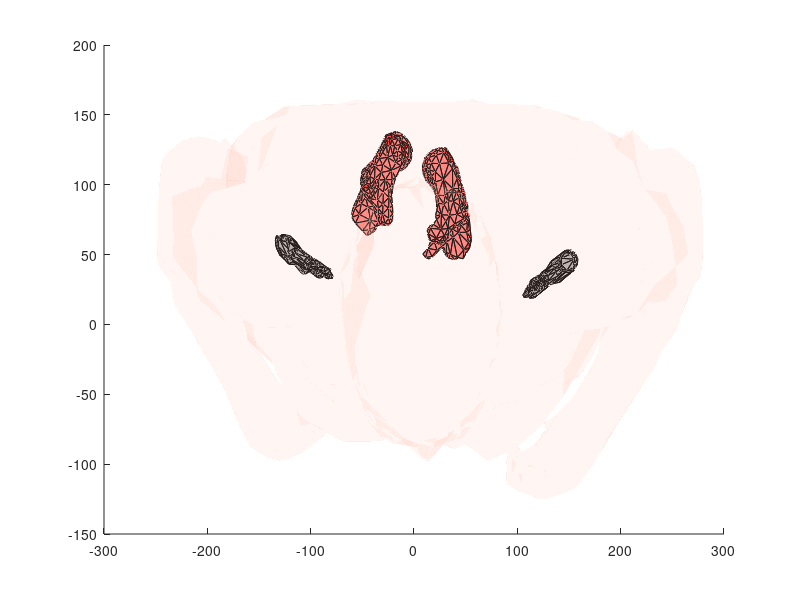

This chart was generated by the following MATLAB code: (Note: this script raises an error after producing the figure.)
clear all; clc; warning off; 
%   Full-body viewer (bones only) for the VHP model of 01/15/2015
%   Implant #2
%
%   Low-Frequency Electromagnetic Modeling for Electrical and Biological
%   Systems Using MATLAB, Sergey N. Makarov, Gregory M. Noetscher, and Ara
%   Nazarian, Wiley, New York, 2015, 1st ed.
%   Find edges (indexes) attached to every triangle (Nx3 array)

count = 0;
scrsz = get(0, 'ScreenSize');
a = figure('Position', [scrsz(4)/10 scrsz(4)/10 scrsz(3)/1.2 scrsz(4)/1.2]);

%%%%%%%%%%%%%%%%%%%%%%%%%%%%%%%%%%%%%%%%%%% 
load('implant_S_left.mat');
PP = P';
tt = t';
Xshape = reshape(PP(1, tt(1:3,:)),[3,size(tt,2)]);
Yshape = reshape(PP(2, tt(1:3,:)),[3,size(tt,2)]);
Zshape = reshape(PP(3, tt(1:3,:)),[3,size(tt,2)]);
patch(Xshape, Yshape, Zshape, [1 0.75 0.65], 'EdgeColor', 'k', 'FaceAlpha', 1.0,'FaceColor', [0.7 0.7 0.7]);
count = count + size(t,1);
%%%%%%%%%%%%%%%%%%%%%%%%%%%%%%%%%%%%%%%%%%%%%
load('implant_S_right');
PP = P';
tt = t';
Xshape = reshape(PP(1, tt(1:3,:)),[3,size(tt,2)]);
Yshape = reshape(PP(2, tt(1:3,:)),[3,size(tt,2)]);
Zshape = reshape(PP(3, tt(1:3,:)),[3,size(tt,2)]);
patch(Xshape, Yshape, Zshape, [1 0.75 0.65], 'EdgeColor', 'k', 'FaceAlpha', 1.0,'FaceColor', [0.7 0.7 0.7]);
count = count + size(t,1);
%%%%%%%%%%%%%%%%%%%%%%%%%%%%%%%%%%%%%%%%%%%%

%%%%%%%%%%%%%%%%%%%%%%%%%%%%%%%%%%%%%%%%%%% 
load('VHP_Calcaneous_left_M.mat');
PP = P';
tt = t';
Xshape = reshape(PP(1, tt(1:3,:)),[3,size(tt,2)]);
Yshape = reshape(PP(2, tt(1:3,:)),[3,size(tt,2)]);
Zshape = reshape(PP(3, tt(1:3,:)),[3,size(tt,2)]);
patch(Xshape, Yshape, Zshape, [1 0.75 0.65], 'EdgeColor', 'k', 'FaceAlpha', 0.5,'FaceColor', [1 0 0]);
count = count + size(t,1);
%%%%%%%%%%%%%%%%%%%%%%%%%%%%%%%%%%%%%%%%%%%%%
load('VHP_Calcaneous_right_M.mat');
PP = P';
tt = t';
Xshape = reshape(PP(1, tt(1:3,:)),[3,size(tt,2)]);
Yshape = reshape(PP(2, tt(1:3,:)),[3,size(tt,2)]);
Zshape = reshape(PP(3, tt(1:3,:)),[3,size(tt,2)]);
patch(Xshape, Yshape, Zshape, [1 0.75 0.65], 'EdgeColor', 'k', 'FaceAlpha', 0.5,'FaceColor', [1 0 0]);
count = count + size(t,1);
%%%%%%%%%%%%%%%%%%%%%%%%%%%%%%%%%%%%%%%%%%%%
load('VHP_Average_body.mat');
PP = P';
tt = t';
Xshape = reshape(PP(1, tt(1:3,:)),[3,size(tt,2)]);
Yshape = reshape(PP(2, tt(1:3,:)),[3,size(tt,2)]);
Zshape = reshape(PP(3, tt(1:3,:)),[3,size(tt,2)]);
patch(Xshape, Yshape, Zshape, [1 0.75 0.65], 'EdgeColor', 'none', 'FaceAlpha', 0.15,'FaceColor', [1 0.75 0.65]);
count = count + size(t,1);
%%%%%%%%%%%%%%%%%%%%%%%%%%%%%%%%%%%%%%%%%%%%%
load('VHP_Feet1Phalange_left_M.mat');
PP = P';
tt = t';
Xshape = reshape(PP(1, tt(1:3,:)),[3,size(tt,2)]);
Yshape = reshape(PP(2, tt(1:3,:)),[3,size(tt,2)]);
Zshape = reshape(PP(3, tt(1:3,:)),[3,size(tt,2)]);
patch(Xshape, Yshape, Zshape, [1 0.75 0.65], 'EdgeColor', 'k', 'FaceAlpha', 1,'FaceColor', [0.87 0.49 0]);
count = count + size(t,1);
%%%%%%%%%%%%%%%%%%%%%%%%%%%%%%%%%%%%%%%%%%%%%
load('VHP_Feet2Phalange_left_M.mat');
PP = P';
tt = t';
Xshape = reshape(PP(1, tt(1:3,:)),[3,size(tt,2)]);
Yshape = reshape(PP(2, tt(1:3,:)),[3,size(tt,2)]);
Zshape = reshape(PP(3, tt(1:3,:)),[3,size(tt,2)]);
patch(Xshape, Yshape, Zshape, [1 0.75 0.65], 'EdgeColor', 'k', 'FaceAlpha', 1,'FaceColor', [0.87 0.49 0]);
count = count + size(t,1);
%%%%%%%%%%%%%%%%%%%%%%%%%%%%%%%%%%%%%%%%%%%%%
load('VHP_Feet3Phalange_left_M.mat');
PP = P';
tt = t';
Xshape = reshape(PP(1, tt(1:3,:)),[3,size(tt,2)]);
Yshape = reshape(PP(2, tt(1:3,:)),[3,size(tt,2)]);
Zshape = reshape(PP(3, tt(1:3,:)),[3,size(tt,2)]);
patch(Xshape, Yshape, Zshape, [1 0.75 0.65], 'EdgeColor', 'k', 'FaceAlpha', 1,'FaceColor', [0.87 0.49 0]);
count = count + size(t,1);
%%%%%%%%%%%%%%%%%%%%%%%%%%%%%%%%%%%%%%%%%%%%%
load('VHP_Feet4Phalange_left_M.mat');
PP = P';
tt = t';
Xshape = reshape(PP(1, tt(1:3,:)),[3,size(tt,2)]);
Yshape = reshape(PP(2, tt(1:3,:)),[3,size(tt,2)]);
Zshape = reshape(PP(3, tt(1:3,:)),[3,size(tt,2)]);
patch(Xshape, Yshape, Zshape, [1 0.75 0.65], 'EdgeColor', 'k', 'FaceAlpha', 1,'FaceColor', [0.87 0.49 0]);
count = count + size(t,1);
%%%%%%%%%%%%%%%%%%%%%%%%%%%%%%%%%%%%%%%%%%%%%
load('VHP_Feet5Phalange_left_M.mat');
PP = P';
tt = t';
Xshape = reshape(PP(1, tt(1:3,:)),[3,size(tt,2)]);
Yshape = reshape(PP(2, tt(1:3,:)),[3,size(tt,2)]);
Zshape = reshape(PP(3, tt(1:3,:)),[3,size(tt,2)]);
patch(Xshape, Yshape, Zshape, [1 0.75 0.65], 'EdgeColor', 'k', 'FaceAlpha', 1,'FaceColor', [0.87 0.49 0]);
count = count + size(t,1);
%%%%%%%%%%%%%%%%%%%%%%%%%%%%%%%%%%%%%%%%%%%%%
load('VHP_Feet1Phalange_right_M.mat');
PP = P';
tt = t';
Xshape = reshape(PP(1, tt(1:3,:)),[3,size(tt,2)]);
Yshape = reshape(PP(2, tt(1:3,:)),[3,size(tt,2)]);
Zshape = reshape(PP(3, tt(1:3,:)),[3,size(tt,2)]);
patch(Xshape, Yshape, Zshape, [1 0.75 0.65], 'EdgeColor', 'k', 'FaceAlpha', 1,'FaceColor', [0.87 0.49 0]);
count = count + size(t,1);
%%%%%%%%%%%%%%%%%%%%%%%%%%%%%%%%%%%%%%%%%%%%%
load('VHP_Feet2Phalange_right_M.mat');
PP = P';
tt = t';
Xshape = reshape(PP(1, tt(1:3,:)),[3,size(tt,2)]);
Yshape = reshape(PP(2, tt(1:3,:)),[3,size(tt,2)]);
Zshape = reshape(PP(3, tt(1:3,:)),[3,size(tt,2)]);
patch(Xshape, Yshape, Zshape, [1 0.75 0.65], 'EdgeColor', 'k', 'FaceAlpha', 1,'FaceColor', [0.87 0.49 0]);
count = count + size(t,1);
%%%%%%%%%%%%%%%%%%%%%%%%%%%%%%%%%%%%%%%%%%%%%
load('VHP_Feet3Phalange_right_M.mat');
PP = P';
tt = t';
Xshape = reshape(PP(1, tt(1:3,:)),[3,size(tt,2)]);
Yshape = reshape(PP(2, tt(1:3,:)),[3,size(tt,2)]);
Zshape = reshape(PP(3, tt(1:3,:)),[3,size(tt,2)]);
patch(Xshape, Yshape, Zshape, [1 0.75 0.65], 'EdgeColor', 'k', 'FaceAlpha', 1,'FaceColor', [0.87 0.49 0]);
count = count + size(t,1);
%%%%%%%%%%%%%%%%%%%%%%%%%%%%%%%%%%%%%%%%%%%%%
load('VHP_Feet4Phalange_right_M.mat');
PP = P';
tt = t';
Xshape = reshape(PP(1, tt(1:3,:)),[3,size(tt,2)]);
Yshape = reshape(PP(2, tt(1:3,:)),[3,size(tt,2)]);
Zshape = reshape(PP(3, tt(1:3,:)),[3,size(tt,2)]);
patch(Xshape, Yshape, Zshape, [1 0.75 0.65], 'EdgeColor', 'k', 'FaceAlpha', 1,'FaceColor', [0.87 0.49 0]);
count = count + size(t,1);
%%%%%%%%%%%%%%%%%%%%%%%%%%%%%%%%%%%%%%%%%%%%%
load('VHP_Feet5Phalange_right_M.mat');
PP = P';
tt = t';
Xshape = reshape(PP(1, tt(1:3,:)),[3,size(tt,2)]);
Yshape = reshape(PP(2, tt(1:3,:)),[3,size(tt,2)]);
Zshape = reshape(PP(3, tt(1:3,:)),[3,size(tt,2)]);
patch(Xshape, Yshape, Zshape, [1 0.75 0.65], 'EdgeColor', 'k', 'FaceAlpha', 1,'FaceColor', [0.87 0.49 0]);
count = count + size(t,1);
%%%%%%%%%%%%%%%%%%%%%%%%%%%%%%%%%%%%%%%%%%%%%%%%
load('VHP_Femur_left_M.mat');
PP = P';
tt = t';
Xshape = reshape(PP(1, tt(1:3,:)),[3,size(tt,2)]);
Yshape = reshape(PP(2, tt(1:3,:)),[3,size(tt,2)]);
Zshape = reshape(PP(3, tt(1:3,:)),[3,size(tt,2)]);
patch(Xshape, Yshape, Zshape, [1 0.75 0.65], 'EdgeColor', 'none', 'FaceAlpha', 0.2,'FaceColor', [1 0 0]);
count = count + size(t,1);
%%%%%%%%%%%%%%%%%%%%%%%%%%%%%%%%%%%%%%%%%%%%%%%%
load('VHP_Femur_right_M.mat');
PP = P';
tt = t';
Xshape = reshape(PP(1, tt(1:3,:)),[3,size(tt,2)]);
Yshape = reshape(PP(2, tt(1:3,:)),[3,size(tt,2)]);
Zshape = reshape(PP(3, tt(1:3,:)),[3,size(tt,2)]);
patch(Xshape, Yshape, Zshape, [1 0.75 0.65], 'EdgeColor', 'none', 'FaceAlpha', 0.2,'FaceColor', [1 0 0]);
count = count + size(t,1);
%%%%%%%%%%%%%%%%%%%%%%%%%%%%%%%%%%%%%%
load('VHP_Fibula_left_M.mat');
PP = P';
tt = t';
Xshape = reshape(PP(1, tt(1:3,:)),[3,size(tt,2)]);
Yshape = reshape(PP(2, tt(1:3,:)),[3,size(tt,2)]);
Zshape = reshape(PP(3, tt(1:3,:)),[3,size(tt,2)]);
patch(Xshape, Yshape, Zshape, [1 0.75 0.65], 'EdgeColor', 'k', 'FaceAlpha', 1,'FaceColor', [1 0 0]);
count = count + size(t,1);
%%%%%%%%%%%%%%%%%%%%%%%%%%%%%%%%%%%%%%%%%
load('VHP_Fibula_right_M.mat');
PP = P';
tt = t';
Xshape = reshape(PP(1, tt(1:3,:)),[3,size(tt,2)]);
Yshape = reshape(PP(2, tt(1:3,:)),[3,size(tt,2)]);
Zshape = reshape(PP(3, tt(1:3,:)),[3,size(tt,2)]);
patch(Xshape, Yshape, Zshape, [1 0.75 0.65], 'EdgeColor', 'k', 'FaceAlpha', 1,'FaceColor', [1 0 0]);
count = count + size(t,1);
%%%%%%%%%%%%%%%%%%%%%%%%%%%%%%%%%%%%%%%%%%%%%
load('VHP_Hands1Phalange_left_M.mat');
PP = P';
tt = t';
Xshape = reshape(PP(1, tt(1:3,:)),[3,size(tt,2)]);
Yshape = reshape(PP(2, tt(1:3,:)),[3,size(tt,2)]);
Zshape = reshape(PP(3, tt(1:3,:)),[3,size(tt,2)]);
patch(Xshape, Yshape, Zshape, [1 0.75 0.65], 'EdgeColor', 'k', 'FaceAlpha', 1,'FaceColor', [0.87 0.49 0]);
count = count + size(t,1);
%%%%%%%%%%%%%%%%%%%%%%%%%%%%%%%%%%%%%%%%%%%%%
load('VHP_Hands2Phalange_left_M.mat');
PP = P';
tt = t';
Xshape = reshape(PP(1, tt(1:3,:)),[3,size(tt,2)]);
Yshape = reshape(PP(2, tt(1:3,:)),[3,size(tt,2)]);
Zshape = reshape(PP(3, tt(1:3,:)),[3,size(tt,2)]);
patch(Xshape, Yshape, Zshape, [1 0.75 0.65], 'EdgeColor', 'k', 'FaceAlpha', 1,'FaceColor', [0.87 0.49 0]);
count = count + size(t,1);
%%%%%%%%%%%%%%%%%%%%%%%%%%%%%%%%%%%%%%%%%%%%%
load('VHP_Hands3Phalange_left_M.mat');
PP = P';
tt = t';
Xshape = reshape(PP(1, tt(1:3,:)),[3,size(tt,2)]);
Yshape = reshape(PP(2, tt(1:3,:)),[3,size(tt,2)]);
Zshape = reshape(PP(3, tt(1:3,:)),[3,size(tt,2)]);
patch(Xshape, Yshape, Zshape, [1 0.75 0.65], 'EdgeColor', 'k', 'FaceAlpha', 1,'FaceColor', [0.87 0.49 0]);
count = count + size(t,1);
%%%%%%%%%%%%%%%%%%%%%%%%%%%%%%%%%%%%%%%%%%%%%
load('VHP_Hands4Phalange_left_M.mat');
PP = P';
tt = t';
Xshape = reshape(PP(1, tt(1:3,:)),[3,size(tt,2)]);
Yshape = reshape(PP(2, tt(1:3,:)),[3,size(tt,2)]);
Zshape = reshape(PP(3, tt(1:3,:)),[3,size(tt,2)]);
patch(Xshape, Yshape, Zshape, [1 0.75 0.65], 'EdgeColor', 'k', 'FaceAlpha', 1,'FaceColor', [0.87 0.49 0]);
count = count + size(t,1);
%%%%%%%%%%%%%%%%%%%%%%%%%%%%%%%%%%%%%%%%%%%%%
load('VHP_Hands5Phalange_left_M.mat');
PP = P';
tt = t';
Xshape = reshape(PP(1, tt(1:3,:)),[3,size(tt,2)]);
Yshape = reshape(PP(2, tt(1:3,:)),[3,size(tt,2)]);
Zshape = reshape(PP(3, tt(1:3,:)),[3,size(tt,2)]);
patch(Xshape, Yshape, Zshape, [1 0.75 0.65], 'EdgeColor', 'k', 'FaceAlpha', 1,'FaceColor', [0.87 0.49 0]);
count = count + size(t,1);
%%%%%%%%%%%%%%%%%%%%%%%%%%%%%%%%%%%%%%%%%%%%%
load('VHP_Hands1Phalange_right_M.mat');
PP = P';
tt = t';
Xshape = reshape(PP(1, tt(1:3,:)),[3,size(tt,2)]);
Yshape = reshape(PP(2, tt(1:3,:)),[3,size(tt,2)]);
Zshape = reshape(PP(3, tt(1:3,:)),[3,size(tt,2)]);
patch(Xshape, Yshape, Zshape, [1 0.75 0.65], 'EdgeColor', 'k', 'FaceAlpha', 1,'FaceColor', [0.87 0.49 0]);
count = count + size(t,1);
%%%%%%%%%%%%%%%%%%%%%%%%%%%%%%%%%%%%%%%%%%%%%
load('VHP_Hands2Phalange_right_M.mat');
PP = P';
tt = t';
Xshape = reshape(PP(1, tt(1:3,:)),[3,size(tt,2)]);
Yshape = reshape(PP(2, tt(1:3,:)),[3,size(tt,2)]);
Zshape = reshape(PP(3, tt(1:3,:)),[3,size(tt,2)]);
patch(Xshape, Yshape, Zshape, [1 0.75 0.65], 'EdgeColor', 'k', 'FaceAlpha', 1,'FaceColor', [0.87 0.49 0]);
count = count + size(t,1);
%%%%%%%%%%%%%%%%%%%%%%%%%%%%%%%%%%%%%%%%%%%%%
load('VHP_Hands3Phalange_right_M.mat');
PP = P';
tt = t';
Xshape = reshape(PP(1, tt(1:3,:)),[3,size(tt,2)]);
Yshape = reshape(PP(2, tt(1:3,:)),[3,size(tt,2)]);
Zshape = reshape(PP(3, tt(1:3,:)),[3,size(tt,2)]);
patch(Xshape, Yshape, Zshape, [1 0.75 0.65], 'EdgeColor', 'k', 'FaceAlpha', 1,'FaceColor', [0.87 0.49 0]);
count = count + size(t,1);
%%%%%%%%%%%%%%%%%%%%%%%%%%%%%%%%%%%%%%%%%%%%%
load('VHP_Hands4Phalange_right_M.mat');
PP = P';
tt = t';
Xshape = reshape(PP(1, tt(1:3,:)),[3,size(tt,2)]);
Yshape = reshape(PP(2, tt(1:3,:)),[3,size(tt,2)]);
Zshape = reshape(PP(3, tt(1:3,:)),[3,size(tt,2)]);
patch(Xshape, Yshape, Zshape, [1 0.75 0.65], 'EdgeColor', 'k', 'FaceAlpha', 1,'FaceColor', [0.87 0.49 0]);
count = count + size(t,1);
%%%%%%%%%%%%%%%%%%%%%%%%%%%%%%%%%%%%%%%%%%%%%
load('VHP_Hands5Phalange_right_M.mat');
PP = P';
tt = t';
Xshape = reshape(PP(1, tt(1:3,:)),[3,size(tt,2)]);
Yshape = reshape(PP(2, tt(1:3,:)),[3,size(tt,2)]);
Zshape = reshape(PP(3, tt(1:3,:)),[3,size(tt,2)]);
patch(Xshape, Yshape, Zshape, [1 0.75 0.65], 'EdgeColor', 'k', 'FaceAlpha', 1,'FaceColor', [0.87 0.49 0]);
count = count + size(t,1);
%%%%%%%%%%%%%%%%%%%%%%%%%%%%%%%%%%%%%%%%%%%%%%%%
load('VHP_Humerus_left_M.mat');
PP = P';
tt = t';
Xshape = reshape(PP(1, tt(1:3,:)),[3,size(tt,2)]);
Yshape = reshape(PP(2, tt(1:3,:)),[3,size(tt,2)]);
Zshape = reshape(PP(3, tt(1:3,:)),[3,size(tt,2)]);
patch(Xshape, Yshape, Zshape, [1 0.75 0.65], 'EdgeColor', 'k', 'FaceAlpha', 1,'FaceColor', [1 0 0]);
count = count + size(t,1);
%%%%%%%%%%%%%%%%%%%%%%%%%%%%%%%%%%%%%%%%%%%%%%%%
load('VHP_Humerus_right_M.mat');
PP = P';
tt = t';
Xshape = reshape(PP(1, tt(1:3,:)),[3,size(tt,2)]);
Yshape = reshape(PP(2, tt(1:3,:)),[3,size(tt,2)]);
Zshape = reshape(PP(3, tt(1:3,:)),[3,size(tt,2)]);
patch(Xshape, Yshape, Zshape, [1 0.75 0.65], 'EdgeColor', 'k', 'FaceAlpha', 1,'FaceColor', [1 0 0]);
count = count + size(t,1);
%%%%%%%%%%%%%%%%%%%%%%%%%%%%%%%%%%%%%%%%%%%%%%%%
load('VHP_Jaw_M.mat');
PP = P';
tt = t';
Xshape = reshape(PP(1, tt(1:3,:)),[3,size(tt,2)]);
Yshape = reshape(PP(2, tt(1:3,:)),[3,size(tt,2)]);
Zshape = reshape(PP(3, tt(1:3,:)),[3,size(tt,2)]);
patch(Xshape, Yshape, Zshape, [1 0.75 0.65], 'EdgeColor', 'k', 'FaceAlpha', 1,'FaceColor', [0.87 0.49 0]);
count = count + size(t,1);
%%%%%%%%%%%%%%%%%%%%%%%%%%%%%%%%%%%%%%%%%%%%%%%% 
load('VHP_Navicular_left_M.mat');
PP = P';
tt = t';
Xshape = reshape(PP(1, tt(1:3,:)),[3,size(tt,2)]);
Yshape = reshape(PP(2, tt(1:3,:)),[3,size(tt,2)]);
Zshape = reshape(PP(3, tt(1:3,:)),[3,size(tt,2)]);
patch(Xshape, Yshape, Zshape, [1 0.75 0.65], 'EdgeColor', 'k', 'FaceAlpha', 1.0,'FaceColor', [0.87 0.49 0]);
count = count + size(t,1);
%%%%%%%%%%%%%%%%%%%%%%%%%%%%%%%%%%%%%%%%%%%%%%%%
load('VHP_Navicular_right_M.mat');
PP = P';
tt = t';
Xshape = reshape(PP(1, tt(1:3,:)),[3,size(tt,2)]);
Yshape = reshape(PP(2, tt(1:3,:)),[3,size(tt,2)]);
Zshape = reshape(PP(3, tt(1:3,:)),[3,size(tt,2)]);
patch(Xshape, Yshape, Zshape, [1 0.75 0.65], 'EdgeColor', 'k', 'FaceAlpha', 1.0,'FaceColor', [0.87 0.49 0]);
count = count + size(t,1);
%%%%%%%%%%%%%%%%%%%%%%%%%%%%%%%%%%
load('VHP_Patella_left_M.mat');
PP = P';
tt = t';
Xshape = reshape(PP(1, tt(1:3,:)),[3,size(tt,2)]);
Yshape = reshape(PP(2, tt(1:3,:)),[3,size(tt,2)]);
Zshape = reshape(PP(3, tt(1:3,:)),[3,size(tt,2)]);
patch(Xshape, Yshape, Zshape, [1 0.75 0.65], 'EdgeColor', 'k', 'FaceAlpha', 1,'FaceColor', [0.87 0.49 0]);
count = count + size(t,1);
%%%%%%%%%%%%%%%%%%%%%%%%%%%%%%%%%%%
load('VHP_Patella_right_M.mat');
PP = P';
tt = t';
Xshape = reshape(PP(1, tt(1:3,:)),[3,size(tt,2)]);
Yshape = reshape(PP(2, tt(1:3,:)),[3,size(tt,2)]);
Zshape = reshape(PP(3, tt(1:3,:)),[3,size(tt,2)]);
patch(Xshape, Yshape, Zshape, [1 0.75 0.65], 'EdgeColor', 'k', 'FaceAlpha', 1,'FaceColor', [0.87 0.49 0]);
count = count + size(t,1);
%%%%%%%%%%%%%%%%%%%%%%%%%%%%%%%%%%%%%%%%%%%%%%%%
load('VHP_Pelvic_Girdle_M.mat');   % for pelvic girdle
PP = P';
tt = t';
Xshape = reshape(PP(1, tt(1:3,:)),[3,size(tt,2)]);
Yshape = reshape(PP(2, tt(1:3,:)),[3,size(tt,2)]);
Zshape = reshape(PP(3, tt(1:3,:)),[3,size(tt,2)]);
patch(Xshape, Yshape, Zshape, [1 0.75 0.65], 'EdgeColor', 'k', 'FaceAlpha', 0.8,'FaceColor', [1 0 0]);
count = count + size(t,1);
%%%%%%%%%%%%%%%%%%%%%%%%%%%%%%%%%%%%%%%%%%%%%%%%
load('VHP_Ribs_left11_M.mat');
PP = P';
tt = t';
Xshape = reshape(PP(1, tt(1:3,:)),[3,size(tt,2)]);
Yshape = reshape(PP(2, tt(1:3,:)),[3,size(tt,2)]);
Zshape = reshape(PP(3, tt(1:3,:)),[3,size(tt,2)]);
patch(Xshape, Yshape, Zshape, [1 0.75 0.65], 'EdgeColor', 'k', 'FaceAlpha', 1,'FaceColor', [0.87 0.49 0]);
count = count + size(t,1);
%%%%%%%%%%%%%%%%%%%%%%%%%%%%%%%%%%%%%%%%%%%%%%%%
load('VHP_Ribs_left12_M.mat');
PP = P';
tt = t';
Xshape = reshape(PP(1, tt(1:3,:)),[3,size(tt,2)]);
Yshape = reshape(PP(2, tt(1:3,:)),[3,size(tt,2)]);
Zshape = reshape(PP(3, tt(1:3,:)),[3,size(tt,2)]);
patch(Xshape, Yshape, Zshape, [1 0.75 0.65], 'EdgeColor', 'k', 'FaceAlpha', 1,'FaceColor', [0.87 0.49 0]);
count = count + size(t,1);
%%%%%%%%%%%%%%%%%%%%%%%%%%%%%%%%%%%%%%%%%%%%%%%%
load('VHP_Ribs_right10_M.mat');
PP = P';
tt = t';
Xshape = reshape(PP(1, tt(1:3,:)),[3,size(tt,2)]);
Yshape = reshape(PP(2, tt(1:3,:)),[3,size(tt,2)]);
Zshape = reshape(PP(3, tt(1:3,:)),[3,size(tt,2)]);
patch(Xshape, Yshape, Zshape, [1 0.75 0.65], 'EdgeColor', 'k', 'FaceAlpha', 1,'FaceColor', [0.87 0.49 0]);
count = count + size(t,1);
%%%%%%%%%%%%%%%%%%%%%%%%%%%%%%%%%%%%%%%%%%%%%%%%
load('VHP_Ribs_right11_M.mat');
PP = P';
tt = t';
Xshape = reshape(PP(1, tt(1:3,:)),[3,size(tt,2)]);
Yshape = reshape(PP(2, tt(1:3,:)),[3,size(tt,2)]);
Zshape = reshape(PP(3, tt(1:3,:)),[3,size(tt,2)]);
patch(Xshape, Yshape, Zshape, [1 0.75 0.65], 'EdgeColor', 'k', 'FaceAlpha', 1,'FaceColor', [0.87 0.49 0]);
count = count + size(t,1);
%%%%%%%%%%%%%%%%%%%%%%%%%%%%%%%%%%%%%%%%%%%%%%%%
load('VHP_Ribs_right12_M.mat');
PP = P';
tt = t';
Xshape = reshape(PP(1, tt(1:3,:)),[3,size(tt,2)]);
Yshape = reshape(PP(2, tt(1:3,:)),[3,size(tt,2)]);
Zshape = reshape(PP(3, tt(1:3,:)),[3,size(tt,2)]);
patch(Xshape, Yshape, Zshape, [1 0.75 0.65], 'EdgeColor', 'k', 'FaceAlpha', 1,'FaceColor', [0.87 0.49 0]);
count = count + size(t,1);
%%%%%%%%%%%%%%%%%%%%%%%%%%%%%%%%%%%%%%%%%%%%%%%%
load('VHP_Ribs_Cartilage_M.mat');
PP = P';
tt = t';
Xshape = reshape(PP(1, tt(1:3,:)),[3,size(tt,2)]);
Yshape = reshape(PP(2, tt(1:3,:)),[3,size(tt,2)]);
Zshape = reshape(PP(3, tt(1:3,:)),[3,size(tt,2)]);
patch(Xshape, Yshape, Zshape, [1 0.75 0.65], 'EdgeColor', 'k', 'FaceAlpha', 1,'FaceColor', [0.87 0.49 0]);
count = count + size(t,1);
%%%%%%%%%%%%%%%%%%%%%%%%%%%%%%%%%%%%%%%%%%%%%%%%
load('VHP_Scapula_left_M.mat');
PP = P';
tt = t';
Xshape = reshape(PP(1, tt(1:3,:)),[3,size(tt,2)]);
Yshape = reshape(PP(2, tt(1:3,:)),[3,size(tt,2)]);
Zshape = reshape(PP(3, tt(1:3,:)),[3,size(tt,2)]);
patch(Xshape, Yshape, Zshape, [1 0.75 0.65], 'EdgeColor', 'k', 'FaceAlpha', 1,'FaceColor', [1 0 0]);
count = count + size(t,1);
%%%%%%%%%%%%%%%%%%%%%%%%%%%%%%%%%%%%%%%%%%%%%%%%
load('VHP_Scapula_right_M.mat');
PP = P';
tt = t';
Xshape = reshape(PP(1, tt(1:3,:)),[3,size(tt,2)]);
Yshape = reshape(PP(2, tt(1:3,:)),[3,size(tt,2)]);
Zshape = reshape(PP(3, tt(1:3,:)),[3,size(tt,2)]);
patch(Xshape, Yshape, Zshape, [1 0.75 0.65], 'EdgeColor', 'k', 'FaceAlpha', 1,'FaceColor', [1 0 0]);
count = count + size(t,1);
%%%%%%%%%%%%%%%%%%%%%%%%%%%%%%%%%%%%%%%%%%%%%%%
load('VHP_Skin.mat');
PP = P';
tt = t';
Xshape = reshape(PP(1, tt(1:3,:)),[3,size(tt,2)]);
Yshape = reshape(PP(2, tt(1:3,:)),[3,size(tt,2)]);
Zshape = reshape(PP(3, tt(1:3,:)),[3,size(tt,2)]);
patch(Xshape, Yshape, Zshape, [1 0.75 0.65], 'EdgeColor', 'none', 'FaceAlpha', 0.15,'FaceColor', [1 0.75 0.65]);
count = count + size(t,1);
%%%%%%%%%%%%%%%%%%%%%%%%%%%%%%%%%%%%%%%%%%%%%
load('VHP_Skull.mat');
PP = P';
tt = t';
Xshape = reshape(PP(1, tt(1:3,:)),[3,size(tt,2)]);
Yshape = reshape(PP(2, tt(1:3,:)),[3,size(tt,2)]);
Zshape = reshape(PP(3, tt(1:3,:)),[3,size(tt,2)]);
patch(Xshape, Yshape, Zshape, [1 0.75 0.65], 'EdgeColor', 'k', 'FaceAlpha', 1.0,'FaceColor', 'r');
count = count + size(t,1);
%%%%%%%%%%%%%%%%%%%%%%%%%%%%%%%%%%%%%%%%%%%%%%%%
load('VHP_Spine_M.mat');
PP = P';
tt = t';
Xshape = reshape(PP(1, tt(1:3,:)),[3,size(tt,2)]);
Yshape = reshape(PP(2, tt(1:3,:)),[3,size(tt,2)]);
Zshape = reshape(PP(3, tt(1:3,:)),[3,size(tt,2)]);
patch(Xshape, Yshape, Zshape, [1 0.75 0.65], 'EdgeColor', 'k', 'FaceAlpha', 1,'FaceColor', [1 0 0]);
count = count + size(t,1);
%%%%%%%%%%%%%%%%%%%%%%%%%%%%%%%%%%%%%%%%%%%%%%%% 
load('VHP_Talus_left_M.mat');
PP = P';
tt = t';
Xshape = reshape(PP(1, tt(1:3,:)),[3,size(tt,2)]);
Yshape = reshape(PP(2, tt(1:3,:)),[3,size(tt,2)]);
Zshape = reshape(PP(3, tt(1:3,:)),[3,size(tt,2)]);
patch(Xshape, Yshape, Zshape, [1 0.75 0.65], 'EdgeColor', 'k', 'FaceAlpha', 1,'FaceColor', [0.87 0.49 0]);
count = count + size(t,1);
%%%%%%%%%%%%%%%%%%%%%%%%%%%%%%%%%%%%%%%%%%%%%%%%
load('VHP_Talus_right_M.mat');
PP = P';
tt = t';
Xshape = reshape(PP(1, tt(1:3,:)),[3,size(tt,2)]);
Yshape = reshape(PP(2, tt(1:3,:)),[3,size(tt,2)]);
Zshape = reshape(PP(3, tt(1:3,:)),[3,size(tt,2)]);
patch(Xshape, Yshape, Zshape, [1 0.75 0.65], 'EdgeColor', 'k', 'FaceAlpha', 1,'FaceColor', [0.87 0.49 0]);
count = count + size(t,1);
%%%%%%%%%%%%%%%%%%%%%%%%%%%%%%%%%%%%%%%%%%%%%%%%
load('VHP_Teeth_lower17_M.mat');
PP = P';
tt = t';
Xshape = reshape(PP(1, tt(1:3,:)),[3,size(tt,2)]);
Yshape = reshape(PP(2, tt(1:3,:)),[3,size(tt,2)]);
Zshape = reshape(PP(3, tt(1:3,:)),[3,size(tt,2)]);
patch(Xshape, Yshape, Zshape, [1 0.75 0.65], 'EdgeColor', 'k', 'FaceAlpha', 1,'FaceColor', [1 0 0]);
count = count + size(t,1);
%%%%%%%%%%%%%%%%%%%%%%%%%%%%%%%%%%%%%%%%%%%%%%%%
load('VHP_Teeth_lower18_M.mat');
PP = P';
tt = t';
Xshape = reshape(PP(1, tt(1:3,:)),[3,size(tt,2)]);
Yshape = reshape(PP(2, tt(1:3,:)),[3,size(tt,2)]);
Zshape = reshape(PP(3, tt(1:3,:)),[3,size(tt,2)]);
patch(Xshape, Yshape, Zshape, [1 0.75 0.65], 'EdgeColor', 'k', 'FaceAlpha', 1,'FaceColor', [1 0 0]);
count = count + size(t,1);
%%%%%%%%%%%%%%%%%%%%%%%%%%%%%%%%%%%%%%%%%%%%%%%%
load('VHP_Teeth_lower19_M.mat');
PP = P';
tt = t';
Xshape = reshape(PP(1, tt(1:3,:)),[3,size(tt,2)]);
Yshape = reshape(PP(2, tt(1:3,:)),[3,size(tt,2)]);
Zshape = reshape(PP(3, tt(1:3,:)),[3,size(tt,2)]);
patch(Xshape, Yshape, Zshape, [1 0.75 0.65], 'EdgeColor', 'k', 'FaceAlpha', 1,'FaceColor', [1 0 0]);
count = count + size(t,1);
%%%%%%%%%%%%%%%%%%%%%%%%%%%%%%%%%%%%%%%%%%%%%%%%
load('VHP_Teeth_lower28_M.mat');
PP = P';
tt = t';
Xshape = reshape(PP(1, tt(1:3,:)),[3,size(tt,2)]);
Yshape = reshape(PP(2, tt(1:3,:)),[3,size(tt,2)]);
Zshape = reshape(PP(3, tt(1:3,:)),[3,size(tt,2)]);
patch(Xshape, Yshape, Zshape, [1 0.75 0.65], 'EdgeColor', 'k', 'FaceAlpha', 1,'FaceColor', [1 0 0]);
count = count + size(t,1);
%%%%%%%%%%%%%%%%%%%%%%%%%%%%%%%%%%%%%%%%%%%%%%%%
load('VHP_Teeth_lower29_M.mat');
PP = P';
tt = t';
Xshape = reshape(PP(1, tt(1:3,:)),[3,size(tt,2)]);
Yshape = reshape(PP(2, tt(1:3,:)),[3,size(tt,2)]);
Zshape = reshape(PP(3, tt(1:3,:)),[3,size(tt,2)]);
patch(Xshape, Yshape, Zshape, [1 0.75 0.65], 'EdgeColor', 'k', 'FaceAlpha', 1,'FaceColor', [1 0 0]);
count = count + size(t,1);
%%%%%%%%%%%%%%%%%%%%%%%%%%%%%%%%%%%%%%%%%%%%%%%%
load('VHP_Teeth_lower30_M.mat');
PP = P';
tt = t';
Xshape = reshape(PP(1, tt(1:3,:)),[3,size(tt,2)]);
Yshape = reshape(PP(2, tt(1:3,:)),[3,size(tt,2)]);
Zshape = reshape(PP(3, tt(1:3,:)),[3,size(tt,2)]);
patch(Xshape, Yshape, Zshape, [1 0.75 0.65], 'EdgeColor', 'k', 'FaceAlpha', 1,'FaceColor', [1 0 0]);
count = count + size(t,1);
%%%%%%%%%%%%%%%%%%%%%%%%%%%%%%%%%%%%%%%%%%%%%%%%
load('VHP_Teeth_lower31_M.mat');
PP = P';
tt = t';
Xshape = reshape(PP(1, tt(1:3,:)),[3,size(tt,2)]);
Yshape = reshape(PP(2, tt(1:3,:)),[3,size(tt,2)]);
Zshape = reshape(PP(3, tt(1:3,:)),[3,size(tt,2)]);
patch(Xshape, Yshape, Zshape, [1 0.75 0.65], 'EdgeColor', 'k', 'FaceAlpha', 1,'FaceColor', [1 0 0]);
count = count + size(t,1);
%%%%%%%%%%%%%%%%%%%%%%%%%%%%%%%%%%%%%%%%%%%%%%%%
load('VHP_Teeth_upper11_M.mat');
PP = P';
tt = t';
Xshape = reshape(PP(1, tt(1:3,:)),[3,size(tt,2)]);
Yshape = reshape(PP(2, tt(1:3,:)),[3,size(tt,2)]);
Zshape = reshape(PP(3, tt(1:3,:)),[3,size(tt,2)]);
patch(Xshape, Yshape, Zshape, [1 0.75 0.65], 'EdgeColor', 'k', 'FaceAlpha', 1,'FaceColor', [1 0 0]);
count = count + size(t,1);
%%%%%%%%%%%%%%%%%%%%%%%%%%%%%%%%%%%%%%%%%%%%%%%%
load('VHP_Teeth_upper11_M.mat');
PP = P';
tt = t';
Xshape = reshape(PP(1, tt(1:3,:)),[3,size(tt,2)]);
Yshape = reshape(PP(2, tt(1:3,:)),[3,size(tt,2)]);
Zshape = reshape(PP(3, tt(1:3,:)),[3,size(tt,2)]);
patch(Xshape, Yshape, Zshape, [1 0.75 0.65], 'EdgeColor', 'k', 'FaceAlpha', 1,'FaceColor', [1 0 0]);
count = count + size(t,1);
%%%%%%%%%%%%%%%%%%%%%%%%%%%%%%%%%%%%%%%%%%%%%%%%
load('VHP_Teeth_upper12_M.mat');
PP = P';
tt = t';
Xshape = reshape(PP(1, tt(1:3,:)),[3,size(tt,2)]);
Yshape = reshape(PP(2, tt(1:3,:)),[3,size(tt,2)]);
Zshape = reshape(PP(3, tt(1:3,:)),[3,size(tt,2)]);
patch(Xshape, Yshape, Zshape, [1 0.75 0.65], 'EdgeColor', 'k', 'FaceAlpha', 1,'FaceColor', [1 0 0]);
count = count + size(t,1);
%%%%%%%%%%%%%%%%%%%%%%%%%%%%%%%%%%%%%%%%%%%%%%%%
load('VHP_Teeth_upper13_M.mat');
PP = P';
tt = t';
Xshape = reshape(PP(1, tt(1:3,:)),[3,size(tt,2)]);
Yshape = reshape(PP(2, tt(1:3,:)),[3,size(tt,2)]);
Zshape = reshape(PP(3, tt(1:3,:)),[3,size(tt,2)]);
patch(Xshape, Yshape, Zshape, [1 0.75 0.65], 'EdgeColor', 'k', 'FaceAlpha', 1,'FaceColor', [1 0 0]);
count = count + size(t,1);
%%%%%%%%%%%%%%%%%%%%%%%%%%%%%%%%%%%%%%%%%%%%%%%%
load('VHP_Teeth_upper14_M.mat');
PP = P';
tt = t';
Xshape = reshape(PP(1, tt(1:3,:)),[3,size(tt,2)]);
Yshape = reshape(PP(2, tt(1:3,:)),[3,size(tt,2)]);
Zshape = reshape(PP(3, tt(1:3,:)),[3,size(tt,2)]);
patch(Xshape, Yshape, Zshape, [1 0.75 0.65], 'EdgeColor', 'k', 'FaceAlpha', 1,'FaceColor', [1 0 0]);
count = count + size(t,1);
%%%%%%%%%%%%%%%%%%%%%%%%%%%%%%%%%%%%%%%%%%%%%%%%
load('VHP_Teeth_upper15_M.mat');
PP = P';
tt = t';
Xshape = reshape(PP(1, tt(1:3,:)),[3,size(tt,2)]);
Yshape = reshape(PP(2, tt(1:3,:)),[3,size(tt,2)]);
Zshape = reshape(PP(3, tt(1:3,:)),[3,size(tt,2)]);
patch(Xshape, Yshape, Zshape, [1 0.75 0.65], 'EdgeColor', 'k', 'FaceAlpha', 1,'FaceColor', [1 0 0]);
count = count + size(t,1);
%%%%%%%%%%%%%%%%%%%%%%%%%%%%%%%%%%%%%%%%%%%%%%%%
load('VHP_Teeth_upper16_M.mat');
PP = P';
tt = t';
Xshape = reshape(PP(1, tt(1:3,:)),[3,size(tt,2)]);
Yshape = reshape(PP(2, tt(1:3,:)),[3,size(tt,2)]);
Zshape = reshape(PP(3, tt(1:3,:)),[3,size(tt,2)]);
patch(Xshape, Yshape, Zshape, [1 0.75 0.65], 'EdgeColor', 'k', 'FaceAlpha', 1,'FaceColor', [1 0 0]);
count = count + size(t,1);
%%%%%%%%%%%%%%%%%%%%%%%%%%%%%%%%%%%%%%%%%%%%%%%%
load('VHP_Teeth_upper2_M.mat');
PP = P';
tt = t';
Xshape = reshape(PP(1, tt(1:3,:)),[3,size(tt,2)]);
Yshape = reshape(PP(2, tt(1:3,:)),[3,size(tt,2)]);
Zshape = reshape(PP(3, tt(1:3,:)),[3,size(tt,2)]);
patch(Xshape, Yshape, Zshape, [1 0.75 0.65], 'EdgeColor', 'k', 'FaceAlpha', 1,'FaceColor', [1 0 0]);
count = count + size(t,1);
%%%%%%%%%%%%%%%%%%%%%%%%%%%%%%%%%%%%%%%%%%%%%%%%
load('VHP_Teeth_upper3_M.mat');
PP = P';
tt = t';
Xshape = reshape(PP(1, tt(1:3,:)),[3,size(tt,2)]);
Yshape = reshape(PP(2, tt(1:3,:)),[3,size(tt,2)]);
Zshape = reshape(PP(3, tt(1:3,:)),[3,size(tt,2)]);
patch(Xshape, Yshape, Zshape, [1 0.75 0.65], 'EdgeColor', 'k', 'FaceAlpha', 1,'FaceColor', [1 0 0]);
count = count + size(t,1);
%%%%%%%%%%%%%%%%%%%%%%%%%%%%%%%%%%%%%%%%%%%%%%%%
load('VHP_Teeth_upper4_M.mat');
PP = P';
tt = t';
Xshape = reshape(PP(1, tt(1:3,:)),[3,size(tt,2)]);
Yshape = reshape(PP(2, tt(1:3,:)),[3,size(tt,2)]);
Zshape = reshape(PP(3, tt(1:3,:)),[3,size(tt,2)]);
patch(Xshape, Yshape, Zshape, [1 0.75 0.65], 'EdgeColor', 'k', 'FaceAlpha', 1,'FaceColor', [1 0 0]);
count = count + size(t,1);
%%%%%%%%%%%%%%%%%%%%%%%%%%%%%%%%%%%%%%%%%%%%%%%%
load('VHP_Teeth_upper5_6_M.mat');
PP = P';
tt = t';
Xshape = reshape(PP(1, tt(1:3,:)),[3,size(tt,2)]);
Yshape = reshape(PP(2, tt(1:3,:)),[3,size(tt,2)]);
Zshape = reshape(PP(3, tt(1:3,:)),[3,size(tt,2)]);
patch(Xshape, Yshape, Zshape, [1 0.75 0.65], 'EdgeColor', 'k', 'FaceAlpha', 1,'FaceColor', [1 0 0]);
count = count + size(t,1);
%%%%%%%%%%%%%%%%%%%%%%%%%%%%%%%%%%%%%%%%%%%%%%%%
load('VHP_Teeth_upper7_8_M.mat');
PP = P';
tt = t';
Xshape = reshape(PP(1, tt(1:3,:)),[3,size(tt,2)]);
Yshape = reshape(PP(2, tt(1:3,:)),[3,size(tt,2)]);
Zshape = reshape(PP(3, tt(1:3,:)),[3,size(tt,2)]);
patch(Xshape, Yshape, Zshape, [1 0.75 0.65], 'EdgeColor', 'k', 'FaceAlpha', 1,'FaceColor', [1 0 0]);
count = count + size(t,1);
%%%%%%%%%%%%%%%%%%%%%%%%%%%%%%%%%%%%%%%%%%%%%%%%
load('VHP_Teeth_upper9_10_M.mat');
PP = P';
tt = t';
Xshape = reshape(PP(1, tt(1:3,:)),[3,size(tt,2)]);
Yshape = reshape(PP(2, tt(1:3,:)),[3,size(tt,2)]);
Zshape = reshape(PP(3, tt(1:3,:)),[3,size(tt,2)]);
patch(Xshape, Yshape, Zshape, [1 0.75 0.65], 'EdgeColor', 'k', 'FaceAlpha', 1,'FaceColor', [1 0 0]);
count = count + size(t,1);
%%%%%%%%%%%%%%%%%%%%%%%%%%%%%%
load('VHP_Tibia_left_M.mat');
PP = P';
tt = t';
Xshape = reshape(PP(1, tt(1:3,:)),[3,size(tt,2)]);
Yshape = reshape(PP(2, tt(1:3,:)),[3,size(tt,2)]);
Zshape = reshape(PP(3, tt(1:3,:)),[3,size(tt,2)]);
patch(Xshape, Yshape, Zshape, [1 0.75 0.65], 'EdgeColor', 'k', 'FaceAlpha', 0.5,'FaceColor', [0.87 0.49 0]);
count = count + size(t,1);
%%%%%%%%%%%%%%%%%%%%%%%%%%%%%%%
load('VHP_Tibia_right_M.mat');
PP = P';
tt = t';
Xshape = reshape(PP(1, tt(1:3,:)),[3,size(tt,2)]);
Yshape = reshape(PP(2, tt(1:3,:)),[3,size(tt,2)]);
Zshape = reshape(PP(3, tt(1:3,:)),[3,size(tt,2)]);
patch(Xshape, Yshape, Zshape, [1 0.75 0.65], 'EdgeColor', 'k', 'FaceAlpha', 0.5,'FaceColor', [0.87 0.49 0]);
count = count + size(t,1);
%%%%%%%%%%%%%%%%%%%%%%%%%%%%%%%%%%%%%%%%%%%%%%%%
load('VHP_Trabecular_lower_left_M.mat');
PP = P';
tt = t';
Xshape = reshape(PP(1, tt(1:3,:)),[3,size(tt,2)]);
Yshape = reshape(PP(2, tt(1:3,:)),[3,size(tt,2)]);
Zshape = reshape(PP(3, tt(1:3,:)),[3,size(tt,2)]);
patch(Xshape, Yshape, Zshape, [1 0.75 0.65], 'EdgeColor', 'none', 'FaceAlpha', 0.35,'FaceColor', 'y');
count = count + size(t,1);
%%%%%%%%%%%%%%%%%%%%%%%%%%%%%%%%%%%%%%%%%%%%%%%%
load('VHP_Trabecular_lower_right.mat');
PP = P';
tt = t';
Xshape = reshape(PP(1, tt(1:3,:)),[3,size(tt,2)]);
Yshape = reshape(PP(2, tt(1:3,:)),[3,size(tt,2)]);
Zshape = reshape(PP(3, tt(1:3,:)),[3,size(tt,2)]);
patch(Xshape, Yshape, Zshape, [1 0.75 0.65], 'EdgeColor', 'none', 'FaceAlpha', 0.35,'FaceColor', 'y');
count = count + size(t,1);
% %%%%%%%%%%%%%%%%%%%%%%%%%%%%%%%%%%%%%%%%%%%%%%%%
load('VHP_Trabecular_upper_left_SI.mat');
PP = P';
tt = t';
Xshape = reshape(PP(1, tt(1:3,:)),[3,size(tt,2)]);
Yshape = reshape(PP(2, tt(1:3,:)),[3,size(tt,2)]);
Zshape = reshape(PP(3, tt(1:3,:)),[3,size(tt,2)]);
patch(Xshape, Yshape, Zshape, [1 0.75 0.65], 'EdgeColor', 'none', 'FaceAlpha', 0.35,'FaceColor', 'y');
count = count + size(t,1);
%%%%%%%%%%%%%%%%%%%%%%%%%%%%%%%%%%%%%%%%%%%%%%%%
load('VHP_Trabecular_upper_right_SI.mat');
PP = P';
tt = t';
Xshape = reshape(PP(1, tt(1:3,:)),[3,size(tt,2)]);
Yshape = reshape(PP(2, tt(1:3,:)),[3,size(tt,2)]);
Zshape = reshape(PP(3, tt(1:3,:)),[3,size(tt,2)]);
patch(Xshape, Yshape, Zshape, [1 0.75 0.65], 'EdgeColor', 'none', 'FaceAlpha', 0.35,'FaceColor', 'y');
count = count + size(t,1);
%%%%%%%%%%%%%%%%%%%%%%%%%%%%%%%%%%%%%%%%%%%%%%%%
load('VHP_Ulna_Radius_left_M.mat');
PP = P';
tt = t';
Xshape = reshape(PP(1, tt(1:3,:)),[3,size(tt,2)]);
Yshape = reshape(PP(2, tt(1:3,:)),[3,size(tt,2)]);
Zshape = reshape(PP(3, tt(1:3,:)),[3,size(tt,2)]);
patch(Xshape, Yshape, Zshape, [1 0.75 0.65], 'EdgeColor', 'k', 'FaceAlpha', 1,'FaceColor', [1 0 0]);
count = count + size(t,1);
%%%%%%%%%%%%%%%%%%%%%%%%%%%%%%%%%%%%%%%%%%%%%%%%
load('VHP_Ulna_Radius_right_M.mat');
PP = P';
tt = t';
Xshape = reshape(PP(1, tt(1:3,:)),[3,size(tt,2)]);
Yshape = reshape(PP(2, tt(1:3,:)),[3,size(tt,2)]);
Zshape = reshape(PP(3, tt(1:3,:)),[3,size(tt,2)]);
patch(Xshape, Yshape, Zshape, [1 0.75 0.65], 'EdgeColor', 'k', 'FaceAlpha', 1,'FaceColor', [1 0 0]);
count = count + size(t,1);

disp('Total number of triangles:'); count
axis 'equal';  axis 'tight';
xlabel('x, mm'); ylabel('y, mm'); zlabel('z, mm');
view(0,0);
set(gcf,'Color','White');
axis off;
camroll(90);
cameratoolbar('Show');
camlight('headlight');




